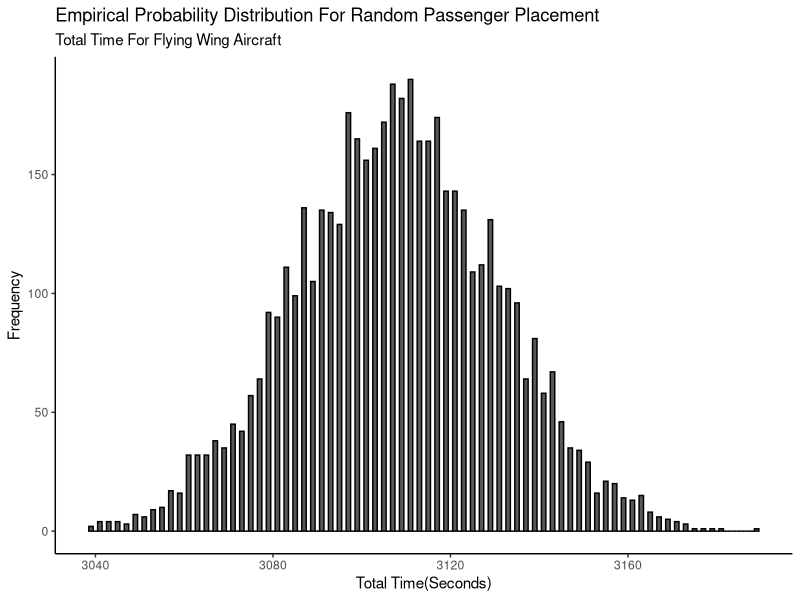
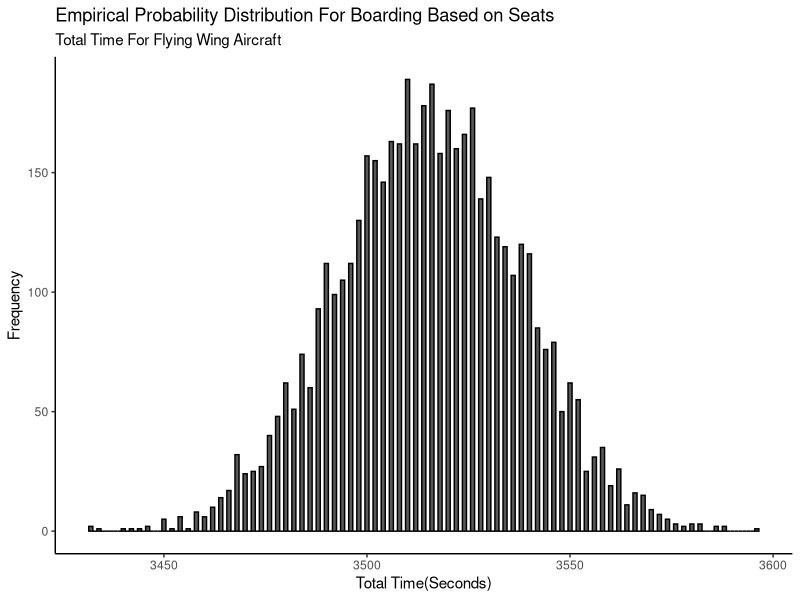

Source code (R) for these figures, in order:
## ---- chunk 1
knitr::opts_chunk$set(echo = TRUE)
library(tidyverse)
## ---- chunk 2

set.seed(10)

time_gate_seats_tot2 <- tibble(walking_speed = sample(x= c(2.17, 2.3, 2.1), size = 318, prob = c(0.35, 0.40, 0.25), replace = TRUE),
       priority = sample(x = c(0,1), size = 318, prob = c(0.95,0.5), replace = TRUE),
       trouble_some = sample(x = c(0,1,2,3,4), size = 318, prob = c(0.70, 0.15, 0.08, 0.05, 0.02), replace = TRUE))%>%
  mutate(queue_check = ifelse(priority == 1,
                               0, 
                               1)) %>%
  mutate(queue_wrong = ifelse(queue_check == 1,
                                ifelse(trouble_some == 0,
                                        sample(x= c(1,0),size = 318, replace = TRUE, prob = c(0, 1)),
                                   ifelse(trouble_some == 1, 
                                       sample(x= c(1,0),size = 318, replace = TRUE, prob = c(0.1, 0.9)),
                                        ifelse(trouble_some == 2,
                                               sample(x= c(1,0),size = 318, replace = TRUE, prob = c(0.3, 0.7)),
                                               ifelse(trouble_some == 3,
                                                       sample(x= c(1,0),size = 318, replace = TRUE, prob =c(0.5,0.5)),
                                                       sample(x= c(1,0),size = 318, replace = TRUE, prob = c(0.7, 0.3))
                                                               )))), 
                               0))%>%
  mutate(gate_time = queue_wrong*trouble_some+5)%>%
  summarise(gate_tot = sum(gate_time)+50)%>%
  pull(gate_tot)



time_gate_random_tot2 <- tibble(walking_speed = sample(x= c(2.17, 2.3, 2.1), size = 192, prob = c(0.35, 0.40, 0.25), replace = TRUE),
       priority = sample(x = c(0,1), size = 192, prob = c(0.95,0.5), replace = TRUE),
       trouble_some = sample(x = c(0,1,2,3,4), size = 192, prob = c(0.70, 0.15, 0.08, 0.05, 0.02), replace = TRUE))%>%
  mutate(queue_check = ifelse(priority == 1,
                               0, 
                               1)) %>%
  mutate(queue_wrong = 0)%>%
  mutate(gate_time = queue_wrong*trouble_some+5)%>%
  summarise(gate_tot = sum(gate_time)+5)%>%
  pull(gate_tot)
## ---- chunk 3
B <- tibble(order = sample(1:318), 
       Area = sample(c(rep("A",6), rep("B",6),rep("C",6),rep("D",72), rep("E",78), rep("F",78),rep("G",72))),
       Row = ifelse(Area == "A"| Area == "B"|Area == "C", -3, sample(c(rep(-2,18),rep(-1,18),rep(1,24),rep(2,24),rep(3,24),
                                            rep(4,24),rep(5,24),rep(6,24),rep(7,24),rep(8,24),rep(9,24),rep(10,24),rep(11,24)))))%>%
  mutate(Column = ifelse(Area == "A", sample(c(2,3,4,5,6,7)),
                         ifelse(Area == "B", sample(c(9,10,11,12,13,14)),
                                ifelse(Area == "C", sample(c(16,17,18,19,20,21)),
                                       sample(c(rep(-3,11),rep(-2,11),rep(-1,11),rep(2,13),rep(3,13),rep(4,13),
                                                rep(5,13),rep(6,13),rep(7,13),rep(9,13),rep(10,13),rep(11,13),
                                                rep(12,13),rep(13,13),rep(14,13),rep(16,13),rep(17,13),rep(18,13),
                                                rep(19,13),rep(20,13),rep(21,13),rep(23,11),rep(24,11),rep(25,11)))))))%>%
  mutate(P_influence = ifelse(Area == "A", 240,
                              ifelse(Area == "B",156,
                                     ifelse(Area == "C",72,
                                            ifelse(Area == "D"|Area == "G", 72,
                                                   78)))))%>%
  mutate(entrance_dist = sqrt(Row*Row*9 + Column*Column*9))%>%
  mutate(Factor_combine = P_influence+1/entrance_dist)%>%
  mutate(Sit_duration_consid = ceiling((Factor_combine - mean(Factor_combine))/262+1/order-1/159))%>%
  summarise(B = sum(Sit_duration_consid))%>%
  pull(B)
  
TSD <- tibble(Passengers = 1:318, 
       Area = sample(c(rep("A",6), rep("B",6),rep("C",6),rep("D",72), rep("E",78), rep("F",78),rep("G",72))),
       Row = ifelse(Area == "A"| Area == "B"|Area == "C", -3, sample(c(rep(-2,18),rep(-1,18),rep(1,24),rep(2,24),rep(3,24),
                                            rep(4,24),rep(5,24),rep(6,24),rep(7,24),rep(8,24),rep(9,24),rep(10,24),rep(11,24)))))%>%
  mutate(Column = ifelse(Area == "A", sample(c(2,3,4,5,6,7)),
                         ifelse(Area == "B", sample(c(9,10,11,12,13,14)),
                                ifelse(Area == "C", sample(c(16,17,18,19,20,21)),
                                       sample(c(rep(-3,11),rep(-2,11),rep(-1,11),rep(2,13),rep(3,13),rep(4,13),
                                                rep(5,13),rep(6,13),rep(7,13),rep(9,13),rep(10,13),rep(11,13),
                                                rep(12,13),rep(13,13),rep(14,13),rep(16,13),rep(17,13),rep(18,13),
                                                rep(19,13),rep(20,13),rep(21,13),rep(23,11),rep(24,11),rep(25,11)))))))%>%
  mutate(P_influence = ifelse(Area == "A", 240,
                              ifelse(Area == "B",156,
                                     ifelse(Area == "C",72,
                                            ifelse(Area == "D"|Area == "G", 72,
                                                   78)))))%>%
  mutate(entrance_dist = sqrt(Row*Row*9 + Column*Column*9))%>%
  mutate(Factor_combine = P_influence+entrance_dist)%>%
  mutate(Sit_duration_consid = ceiling((Factor_combine - mean(Factor_combine))/262))%>%
  mutate(TS = sample(c(0:4), prob = c(0.55, 0.75, 0.45, 0.35, 0.10),size = 318, replace = TRUE), SS = sample(c(rep(1,122),rep(2,98),rep(3,98))), Tsd = 2*(TS+SS)+10)%>%
  pull(Tsd)


T_shuffle_tot2 <- tibble(row3seats = 1:106,T_shuffle = sample(c(0,4,10,4,12,8),size = 106, prob = c(16.67,16.67,16.67,16.67,16.67,16.67),replace = TRUE))%>%
  mutate(significant = ifelse(row3seats == 1|row3seats ==2|row3seats ==3|row3seats ==4|row3seats ==5|row3seats ==6|row3seats ==7|row3seats ==8|row3seats ==9|row3seats ==10|row3seats ==11|row3seats ==12|row3seats ==13|row3seats ==14|row3seats ==15|row3seats ==16|row3seats ==17|row3seats ==18|row3seats ==19|row3seats ==20|row3seats ==21|row3seats ==22,
                              sample(c(0,1),size = 22, prob= c(0.9,0.1), replace = TRUE),
                              ifelse(row3seats == 23|row3seats ==24|row3seats ==25|row3seats ==26|row3seats ==27|row3seats ==28|row3seats ==29|row3seats ==30|row3seats ==31|row3seats ==32|row3seats ==33|row3seats ==34|row3seats ==35|row3seats ==36|row3seats ==37|row3seats ==38|row3seats ==39|row3seats ==40|row3seats ==41|row3seats ==42|row3seats ==43|row3seats ==44,
                              sample(c(0,1),size =22 , prob = c(0.7,0.3), replace = TRUE),
                              ifelse(row3seats  ==45|row3seats ==46|row3seats ==47|row3seats ==48|row3seats ==49|row3seats ==50|row3seats ==51|row3seats ==52|row3seats ==53|row3seats ==54|row3seats ==55|row3seats ==56|row3seats ==57|row3seats ==58|row3seats ==59|row3seats ==60|row3seats ==61|row3seats ==62|row3seats ==63|row3seats ==64|row3seats ==65|row3seats ==66,
                              sample(c(0,1),size = 22, prob = c(0.5,0.5), replace = TRUE),
                              ifelse(row3seats == 67|row3seats ==68|row3seats ==69|row3seats ==70|row3seats ==71|row3seats ==72|row3seats ==73|row3seats ==74|row3seats ==75|row3seats ==76|row3seats ==77|row3seats ==78|row3seats ==79|row3seats ==80|row3seats ==81|row3seats ==82|row3seats ==83|row3seats ==84|row3seats ==85|row3seats ==86|row3seats ==87|row3seats ==88,
                              sample(c(0,1),size = 22, prob = c(0.3,0.7), replace = TRUE),
                              ifelse(row3seats == 89|row3seats ==90|row3seats ==91|row3seats ==92|row3seats ==93|row3seats ==94|row3seats ==95|row3seats ==96|row3seats ==97|row3seats ==98|row3seats ==99|row3seats ==100|row3seats ==101|row3seats ==102|row3seats ==103|row3seats ==104|row3seats ==105|row3seats ==106,
                              sample(c(0,1),size = 18, prob = c(0.1,0.9), replace = TRUE),NA))))))%>%
  summarise(T_shufflefin = sum(T_shuffle*significant))%>%
  pull(T_shufflefin)


Walking_time_tot2 <- tibble(Passengers = 1:318, 
       Area = sample(c(rep("A",6), rep("B",6),rep("C",6),rep("D",72), rep("E",78), rep("F",78),rep("G",72))),
       Row = ifelse(Area == "A"| Area == "B"|Area == "C", -3, sample(c(rep(-2,18),rep(-1,18),rep(1,24),rep(2,24),rep(3,24),
                                            rep(4,24),rep(5,24),rep(6,24),rep(7,24),rep(8,24),rep(9,24),rep(10,24),rep(11,24)))))%>%
  mutate(Column = ifelse(Area == "A", sample(c(2,3,4,5,6,7)),
                         ifelse(Area == "B", sample(c(9,10,11,12,13,14)),
                                ifelse(Area == "C", sample(c(16,17,18,19,20,21)),
                                       sample(c(rep(-3,11),rep(-2,11),rep(-1,11),rep(2,13),rep(3,13),rep(4,13),
                                                rep(5,13),rep(6,13),rep(7,13),rep(9,13),rep(10,13),rep(11,13),
                                                rep(12,13),rep(13,13),rep(14,13),rep(16,13),rep(17,13),rep(18,13),
                                                rep(19,13),rep(20,13),rep(21,13),rep(23,11),rep(24,11),rep(25,11)))))))%>%
  mutate(P_influence = ifelse(Area == "A", 240,
                              ifelse(Area == "B",156,
                                     ifelse(Area == "C",72,
                                            ifelse(Area == "D"|Area == "G", 72,
                                                   78)))))%>%
  mutate(entrance_dist2 = abs(Row) + abs(Column))%>%
  mutate(walking_speed = sample(x= c(2.17, 2.3, 2.1), size = 318, prob = c(0.35, 0.40, 0.25),replace = TRUE), walk_time1 = (entrance_dist2/walking_speed)/3, walk_time_fin = sum(walk_time1))%>%
  summarise(walking_time_fin = sample(walk_time_fin, size =1))%>%
  pull(walking_time_fin)



## ---- chunk 4
random_simulation2 <- replicate(
  5000,
  {
    expand.grid(time_tot = sample(x = TSD, size = B, replace = TRUE))%>%
  summarise(time_tot = Walking_time_tot2 + sum(time_tot) +T_shuffle_tot2+ time_gate_random_tot2)%>%
  pull(time_tot)
  }
)

as.data.frame(random_simulation2)%>%
  ggplot(aes(x=random_simulation2))+
  geom_histogram(aes(y=after_stat(count)), binwidth = 1, 
                   color = "black")+
  labs(title = "Empirical Probability Distribution For Random Passenger Placement",
         subtitle = "Total Time For Flying Wing Aircraft",
         x = "Total Time(Seconds)",
         y = "Frequency")  +
    theme_classic()

## ---- chunk 5
mean(quantile(random_simulation2, c(0.05, 0.95)))
quantile(random_simulation2, c(0.05,0.50, 0.95))
## ---- chunk 6
seats_simulation2 <- replicate(
  5000,
  {
    expand.grid(time_tot = sample(x = TSD, size = B, replace = TRUE))%>%
  summarise(time_tot = Walking_time_tot2 + sum(time_tot)+time_gate_seats_tot2)%>%
  pull(time_tot)
  }
)

as.data.frame(seats_simulation2)%>%
  ggplot(aes(x=seats_simulation2))+
  geom_histogram(aes(y=after_stat(count)), binwidth = 1, 
                   color = "black")+
  labs(title = "Empirical Probability Distribution For Boarding Based on Seats",
       subtitle = "Total Time For Flying Wing Aircraft",
         x = "Total Time(Seconds)",
         y = "Frequency")  +
    theme_classic()

sd(seats_simulation2)

## ---- chunk 7
mean(quantile(seats_simulation2, c(0.05, 0.95)))
quantile(seats_simulation2, c(0.05,0.50, 0.95))
